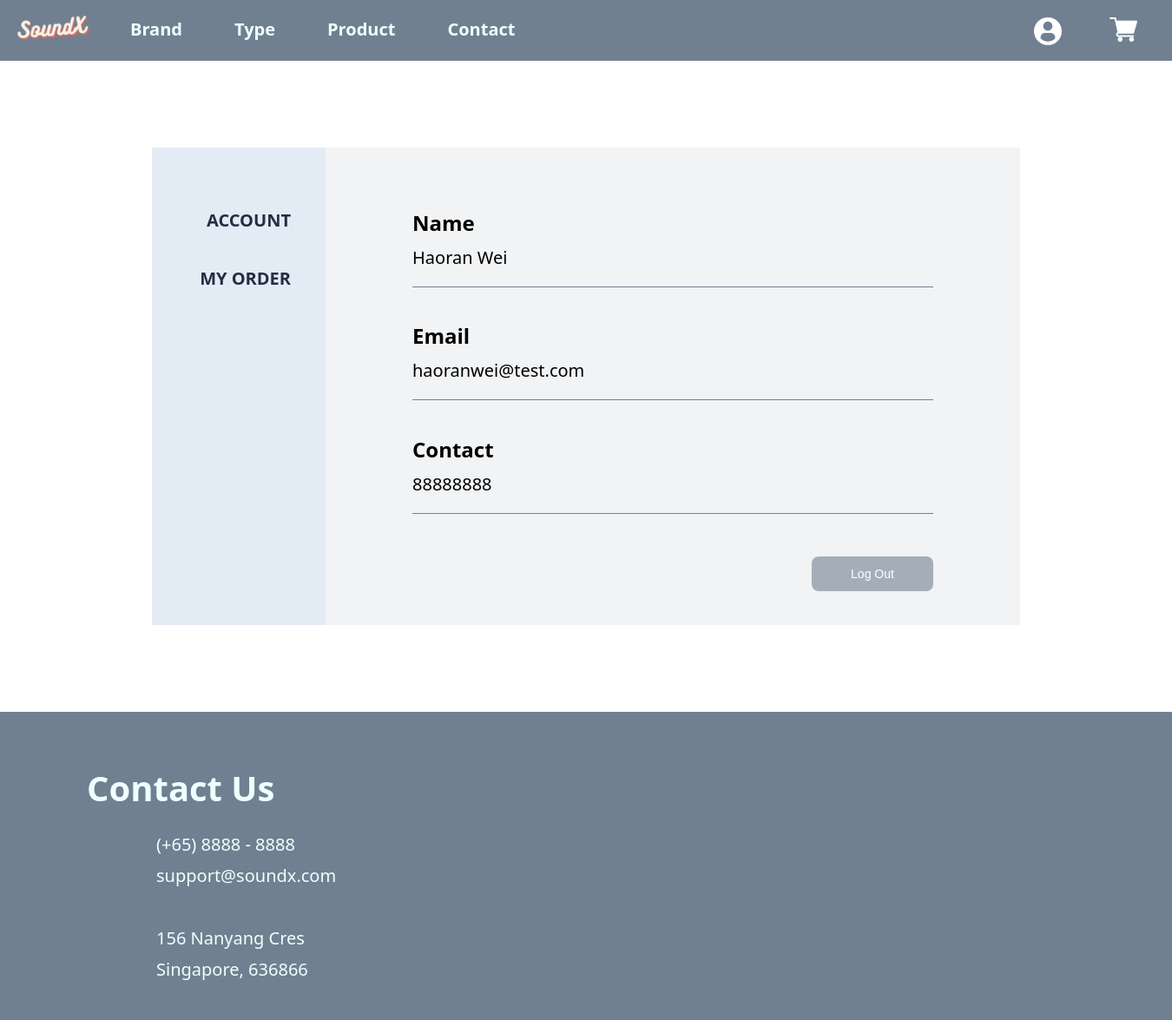
Screenshot of /account/index.php (signed in) with the database file from the repository.
### tables this page shows
CREATE TABLE IF NOT EXISTS users(
   user_id    INT  NOT NULL PRIMARY KEY AUTO_INCREMENT
  ,email      VARCHAR(50) NOT NULL
  ,password   VARCHAR(50) NOT NULL
  ,first_name VARCHAR(50) NOT NULL
  ,last_name  VARCHAR(50) NOT NULL
  ,contact    VARCHAR(10) NOT NULL
);

### account/index.php (the view, shortened to what this page needs)
<?php include_once '../db_conn.php';
    $account_query = "SELECT * FROM users WHERE user_id={$_SESSION['user_id']}";
    $user_result = $db -> query($account_query);
    $user_info = $user_result -> fetch_assoc();
?>
<!DOCTYPE html>
<html lang="en">
<head>
    <link rel="stylesheet" href="../css/account-order.css" />
    <link rel="stylesheet" href="../css/elements.css" />
</head>
<body>
    <?php include '../Elements/nav_bar.php';?>
    <div class="main-content">
        <div class="left-nav-column">
            <div id="account">
                <a href="index.php">
                    <span>ACCOUNT</span>
                </a>
            </div>
            <div id="order">
                <a href="../orders/index.php">
                    <span>MY ORDER</span>
                </a>
            </div>
        </div>
        <div class="right-nav-column">
            <div id="user-info-text">
                <h2>Name</h2>
                <p>
                <?php echo ucwords($user_info['first_name']).' '.ucwords($user_info['last_name']); ?>
                </p>
                <h2>Email</h2>
                <p>
                <?php echo strtolower($user_info['email']); ?>
</p>
                <h2>Contact</h2>
                <p>
                <?php echo strtolower($user_info['contact']); ?>
</p>
            </div>
            <div>
                <form action='logout.php'>
                    <input type='submit' value='Log Out'>
                </form>
            </div>
        </div>
    </div>
    <?php include '../Elements/footer.php';?>
</body>
</html>

### css/account-order.css (style rules this page uses)
body { min-width: 1300px; display: block; margin: auto; }
.main-content { display:flex; justify-content: center; min-width: 1300px; margin: 100px 0; }
.left-nav-column { display: block; width:200px; height:500px; padding-top: 50px; background-color: rgb(227, 235, 245); }
.right-nav-column { display: block; width: 800px; height:500px; padding-top: 50px; background-color: rgb(241, 243, 245); }
#user-info-text { margin: 0 100px; }
#user-info-text h2 { margin-bottom: 10px; }
#user-info-text p { font-size: 20px; font-weight: 300; font-family: 'Segoe UI', Tahoma, Geneva, Verdana, sans-serif; margin-top:0; }
#account, #order { display: block; margin: 20px 40px 40px 0; text-align: right; font-size: 20px; font-weight: 700; font-family: 'Segoe UI', Tahoma, Geneva, Verdana, sans-serif; }
#account a:link, #order a:link { text-decoration: none; color: rgb(36, 46, 66); }
input[type=submit] { width: 140px; height: 40px; margin-top:10px; float: right; margin-right: 100px; background-color: rgb(165, 174, 184); color: white; border:none; border-radius: 8px; padding: auto; cursor: pointer; font-size: 14px; font-weight: 500; }

### css/elements.css (style rules this page uses)
body { padding: 0; margin: 0; font-family: "Segoe UI",Arial,sans-serif; font-weight: 400; min-width: 1300px; }

### rows the page displays
users: first_name "Haoran", last_name "Wei", email "haoranwei@test.com", contact "88888888"
